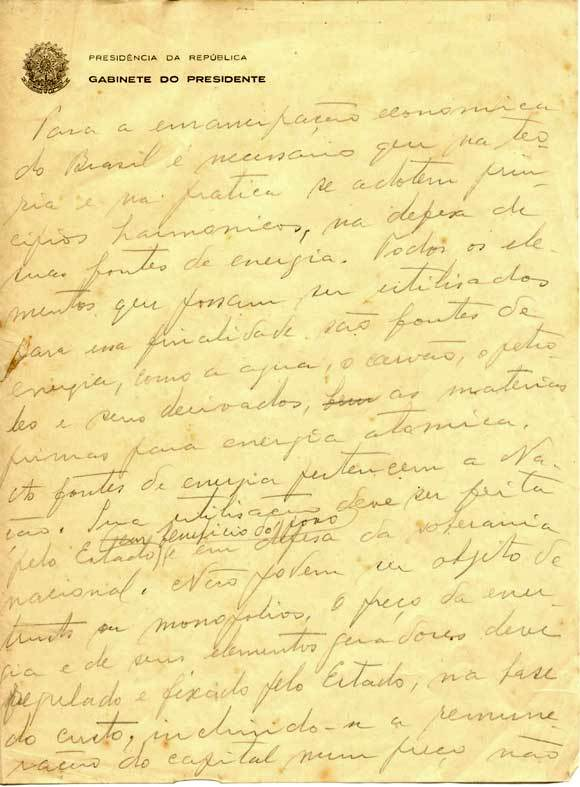
#> input picture imagens/carta_getulio.jpg, 580 x 787 px
$ python Q3b.py
#> lines starting #> are read from the running program, lines starting #| are printed output that depends on the picture; after the words box and inside, x2 and y2 are one past the last pixel; in counts of white or black regions, pixels touching at a corner belong together
#!/usr/bin/python
# -*- coding: utf-8 -*-
import random

import cv2
import numpy as np
from matplotlib import pyplot as plt

img = plt.imread('../imagens/carta_getulio.jpg')
#> img is the input picture: shape (787, 580, 3); mean R, G, B 240.9, 224.1, 157
gray = cv2.imread('../imagens/carta_getulio.jpg', 0)
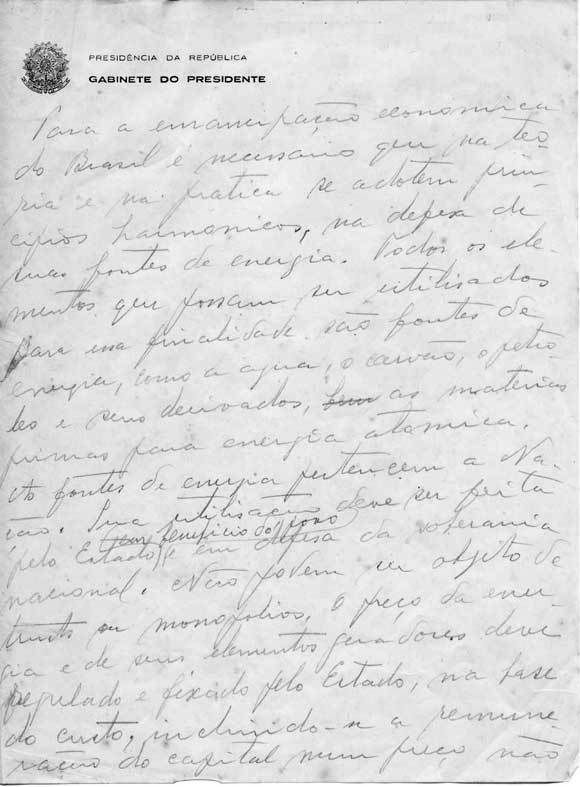
#> gray: shape (787, 580); min 0, max 255, mean 221.5
im_lim = cv2.imread('../imagens/carta_getulio.jpg', 0)
'''
    Limiarizacao Local
'''
w = 200
# Iniciando os Limiares
T = [[random.randint(0, 255) for x in range(int(gray.shape[1]/w))] for x in range(int((gray.shape[0]/w)))]
#> T = [[197, 215], [20, 132], [248, 207]]

dt = 1
t_new = np.array(T)+dt+1
#> t_new = [[199, 217], [22, 134], [250, 209]]
# Define the window size
windowsize_r = w
windowsize_c = w

i = 0
for r in range(0, gray.shape[0]-windowsize_r, windowsize_r):  # linhas
    j = 0
    for c in range(0, gray.shape[1]-windowsize_c, windowsize_c):  # Colunas
        window = gray[r:r+windowsize_r, c:c+windowsize_c]
        # plt.imshow(window, cmap = 'gray')
        # plt.show()
        # hist = np.histogram(window,bins=256)
        while abs(T[i][j] - t_new[i, j]) >= dt:
            T[i][j] = t_new[i, j]
            res = window >= T[i][j]
            # plt.hist(window)
            # plt.show()
            # Calculo das intensidades medias
            if np.isnan(np.mean(window[res==False])):
                m_1 = 0 + 2
            else:
                m_1 = int(round(np.mean(window[res==False])))  # Media de 0's
            if np.isnan(np.mean(window[res])):
                m_2 = 0 + 2
            else:
                m_2 = int(round(np.mean(window[res])))  # Media de 0's
            # Calculo do novo limiar
            t_new[i, j] = int(round(0.5 * (m_1+m_2)))

        im_lim[r:r+windowsize_r, c:c+windowsize_c] = im_lim[r:r+windowsize_r, c:c+windowsize_c] >= t_new[i, j]
        j = j+1
    # Ajustando na horizontal
    if np.mod(gray.shape[1], w) != 0:
        # Redimensionando a janela
        windowsize_r_aux = w
        windowsize_c_aux = int(np.mod(gray.shape[1], w))
        # Obtendo a janela
        window = gray[r:r+windowsize_r_aux, c:c+windowsize_c_aux]
        t_aux = random.randint(0, 255)
        t_new_aux = t_aux+dt+1
        while abs(t_aux - t_new_aux) >= dt:
            t_aux = t_new_aux
            res = window >= t_aux
            # Calculo das intensidades medias
            if np.isnan(np.mean(window[res==False])):
                m_1 = 0 + 2
            else:
                m_1 = int(round(np.mean(window[res==False])))  # Media de 0's
            if np.isnan(np.mean(window[res])):
                m_2 = 0 + 2
            else:
                m_2 = int(round(np.mean(window[res])))  # Media de 0's
            # Calculo do novo limiar
            t_new_aux = int(round(0.5 * (m_1+m_2)))
        im_lim[r:r+windowsize_r_aux, c+windowsize_c:c+windowsize_c+windowsize_c_aux] = im_lim[r:r+windowsize_r_aux, c+windowsize_c:c+windowsize_c+windowsize_c_aux] >= t_new_aux
    i = i+1
#> this loop made 3 passes
#> pass 1, `window = gray[r:r+windowsize_r_aux, c:c+windowsize_c_aux]`:
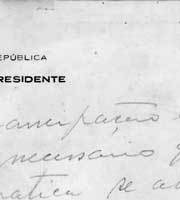
#> window: shape (200, 180); min 0, max 255, mean 224.3
#> pass 2, `window = gray[r:r+windowsize_r_aux, c:c+windowsize_c_aux]`:
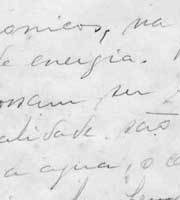
#> window: shape (200, 180); min 56, max 255, mean 226.3
#> pass 3, `window = gray[r:r+windowsize_r_aux, c:c+windowsize_c_aux]`:
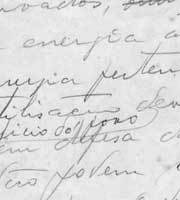
#> window: shape (200, 180); min 57, max 255, mean 221.6
#> after the loop:
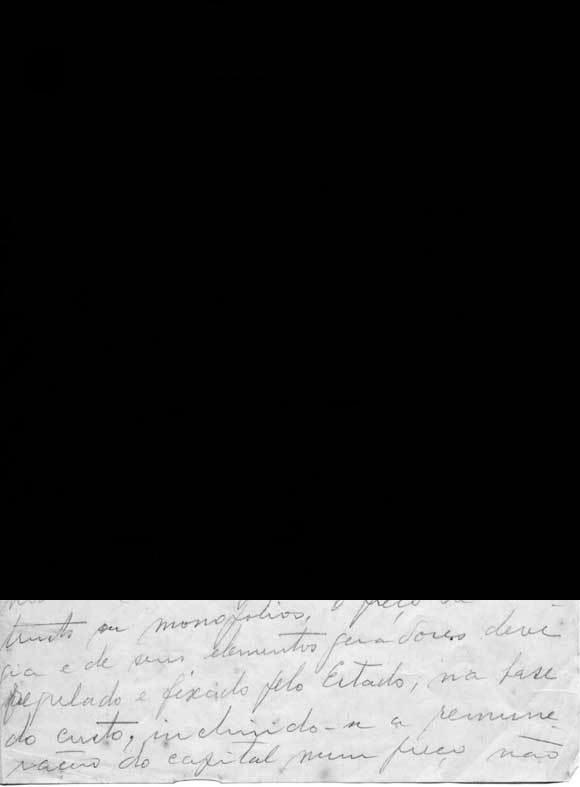
#> im_lim: shape (787, 580); min 0, max 255, mean 53.2
#> after the loop, T = [[162, 194], [200, 204], [200, 202]]; i = 3; t_new = [[162, 194], [200, 204], [200, 202]]

# Ajustando na Vertical
if np.mod(gray.shape[0], w) != 0:
    # Redimensionando a janela
    windowsize_r_aux = int(np.mod(gray.shape[0], w))
#> windowsize_r_aux = 187
    windowsize_c_aux = w
    # Percorrendo a ultima linha da imagem
    for c in range(0, gray.shape[1]-windowsize_c_aux, windowsize_c_aux):  # Colunas
        window = gray[r+windowsize_r:r+windowsize_r_aux, c:c+windowsize_c_aux]
        t_aux = random.randint(0, 255)
        t_new_aux = t_aux+dt+1
        while abs(t_aux - t_new_aux) >= dt:
            t_aux = t_new_aux
            res = window >= t_aux
            # Calculo das intensidades medias
            if np.isnan(np.mean(window[res==False])):
                m_1 = 0 + 2
            else:
                m_1 = int(round(np.mean(window[res==False])))  # Media de 0's
            if np.isnan(np.mean(window[res])):
                m_2 = 0 + 2
            else:
                m_2 = int(round(np.mean(window[res])))  # Media de 0's
            # Calculo do novo limiar
            t_new_aux = int(round(0.5 * (m_1+m_2)))
        im_lim[r+windowsize_r:(r+windowsize_r+windowsize_r_aux), c:c+windowsize_c] = im_lim[r+windowsize_r:(r+windowsize_r+windowsize_r_aux), c:c+windowsize_c]>=t_new_aux
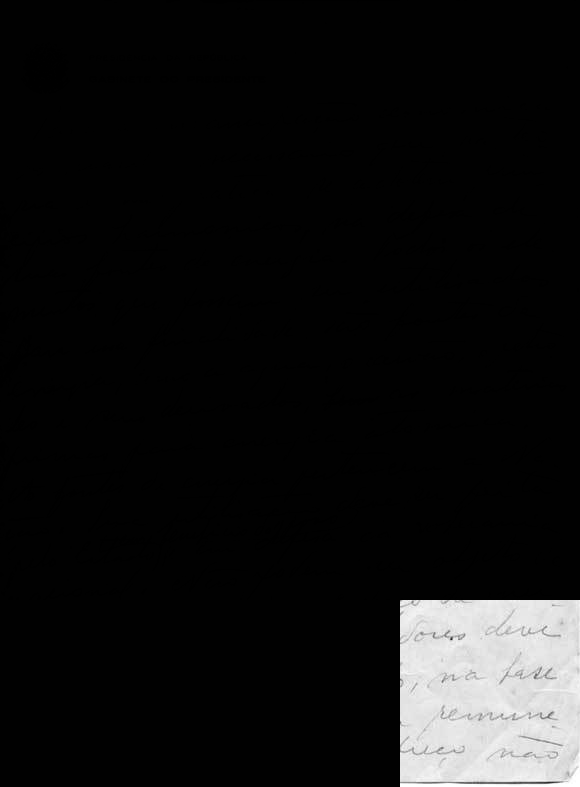
#> im_lim: shape (787, 580); 16.39% of pixels changed, all inside (x1, y1, x2, y2) = (0, 600, 400, 787)

# Ajustando na horizontal - Ultimo frame :p
if np.mod(gray.shape[1], w) != 0:
    # Redimensionando a janela
    windowsize_r_aux = int(np.mod(gray.shape[0], w))
    windowsize_c_aux = int(np.mod(gray.shape[1], w))
    # Obtendo a janela
    window = gray[r+windowsize_r:r+windowsize_r_aux, c+windowsize_c:c+windowsize_c_aux]
#> window = empty array
    t_aux = random.randint(0, 255)
    t_new_aux = t_aux+dt+1
    while abs(t_aux - t_new_aux) >= dt:
        t_aux = t_new_aux
        res = window >= t_aux
        # Calculo das intensidades medias
        if np.isnan(np.mean(window[res==False])):
            m_1 = 0 + 2
        else:
            m_1 = int(round(np.mean(window[res==False])))  # Media de 0's
        if np.isnan(np.mean(window[res])):
            m_2 = 0 + 2
        else:
            m_2 = int(round(np.mean(window[res])))  # Media de 0's
        # Calculo do novo limiar
        t_new_aux = int(round(0.5 * (m_1+m_2)))
    im_lim[r+windowsize_r:(r+windowsize_r+windowsize_r_aux), c+windowsize_c:(c+windowsize_c+windowsize_c_aux)] = im_lim[r+windowsize_r:(r+windowsize_r+windowsize_r_aux), c+windowsize_c:(c+windowsize_c+windowsize_c_aux)]>=t_new_aux
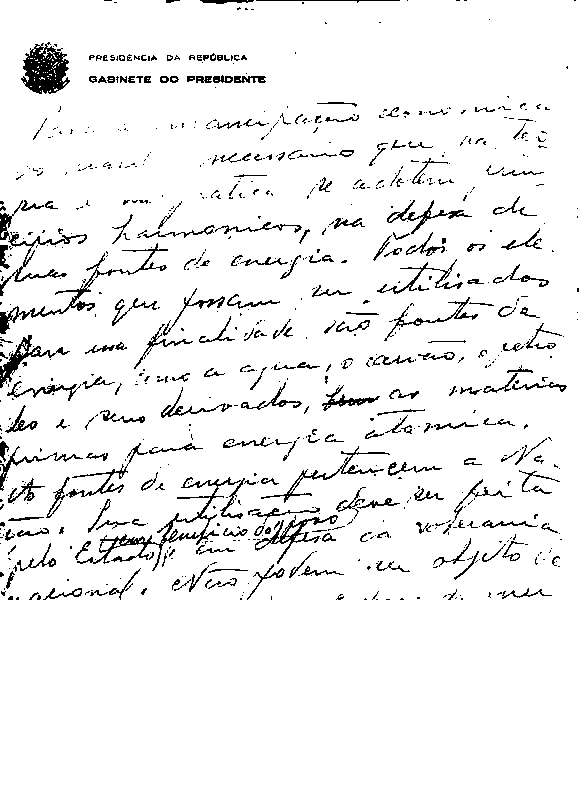
#> im_lim: shape (787, 580); values 0 (black) and 1 (white), 94% white; black in thin lines or dots, all inside (x1, y1, x2, y2) = (0, 0, 579, 600)

plt.subplot(131), plt.imshow(img, cmap='gray')
plt.title('Imagem orginal'), plt.xticks([]), plt.yticks([])
plt.subplot(132), plt.imshow(gray, cmap='gray')
plt.title('Imagem Gray'), plt.xticks([]), plt.yticks([])
plt.subplot(133), plt.imshow(im_lim, cmap='gray')
plt.title('Imagem Limiarizada'), plt.xticks([]), plt.yticks([])

plt.show()

plt.imshow(im_lim, cmap='gray')
plt.title('Imagem Limiarizada'), plt.xticks([]), plt.yticks([])

plt.show()
